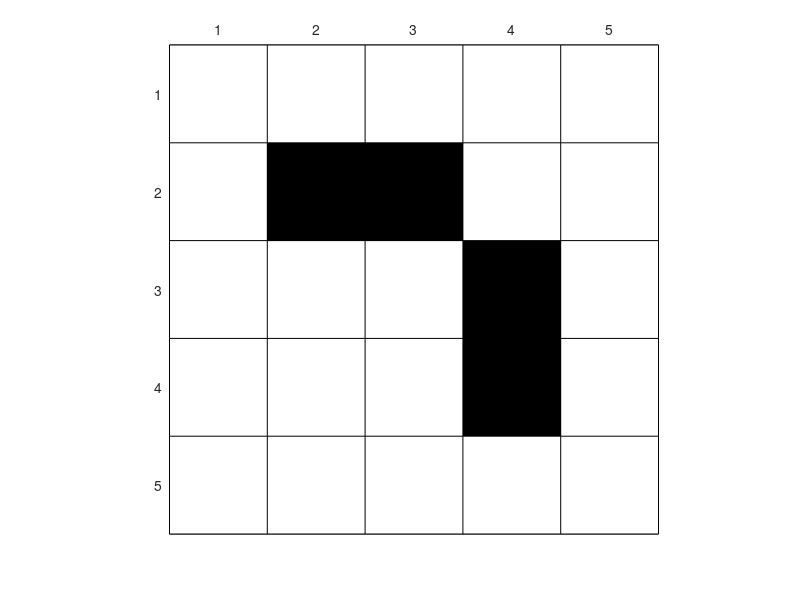

This figure's MATLAB source:
%mat = rand(5);           %# A 5-by-5 matrix of random values from 0 to 1
mat = [ 0 0 0 0 0 0
        0 1 1 0 0 0
        0 0 0 1 0 0
        0 0 0 1 0 0
        0 0 0 0 0 0
        0 0 0 0 0 0];
pcolor(mat);
colormap(flipud(gray));
axis ij
axis square
[x,y] = meshgrid(1:5);   %# Create x and y coordinates for the strings
set(gca,'XTick',1.5:5.5,...                         %# Change the axes tick marks
        'XTickLabel',{'1','2','3','4','5'},...      %#   and tick labels
        'XAxisLocation', 'top',...
        'YTick',1.5:5.5,...
        'YTickLabel',{'1','2','3','4','5'},...
        'TickLength',[0 0]);
if 0
imagesc(mat);            %# Create a colored plot of the matrix values


colormap(flipud(gray));  %# Change the colormap to gray (so higher values are
                         %#   black and lower values are white)

textStrings = num2str(mat(:),'%0.2f');  %# Create strings from the matrix values
textStrings = strtrim(cellstr(textStrings));  %# Remove any space padding
[x,y] = meshgrid(1:5);   %# Create x and y coordinates for the strings
hStrings = text(x(:),y(:),textStrings(:),...      %# Plot the strings
                'HorizontalAlignment','center');
v = get(gca,'CLim');
midValue = mean(v);  %# Get the middle value of the color range
textColors = repmat(mat(:) > midValue,1,3);  %# Choose white or black for the
                                             %#   text color of the strings so
                                             %#   they can be easily seen over
                                             %#   the background color
c = num2cell(textColors,2);                                             
set(hStrings,{'Color'}, c);  %# Change the text colors

set(gca,'XTick',1.5:5.5,...                         %# Change the axes tick marks
        'XTickLabel',{'1','2','3','4','5'},...  %#   and tick labels
        'XAxisLocation', 'top',...
        'YTick',1.5:5.5,...
        'YTickLabel',{'1','2','3','4','5'},...
        'TickLength',[0 0]);
end
